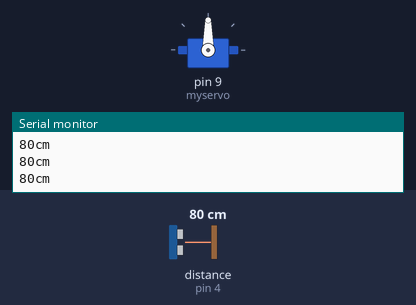
This sketch was run on a simulated Arduino Uno, built with avr-gcc and run on an emulated ATmega328P. Parts: servo, the last lines printed to the serial monitor. Wiring (inferred from the names in the program): ultrasonic range finder: trigger pin 2; echo pin 4. Inputs (shaded band) come from the test bench; at power-on: distance to the obstacle (sensor on pin 4) 80 cm. The echo pulse lasts 58.3 µs per cm.

Above: at 7.2 s.
7.3 s: distance to the obstacle (sensor on pin 4) set to 72 cm
At 7.79 s:
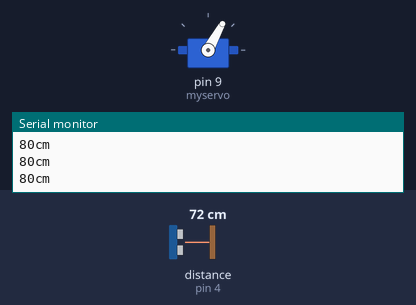
At 9.4 s:
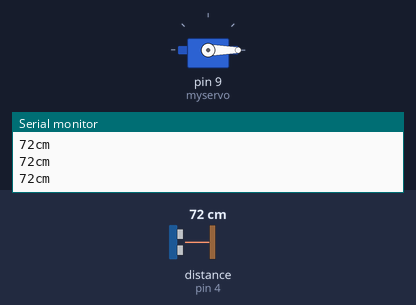
10.3 s: distance to the obstacle (sensor on pin 4) set to 2 cm
At 11.12 s:
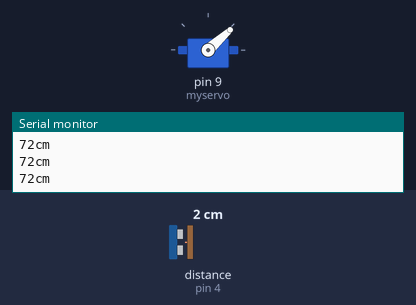
Timing chart, 0 to 13.3 s (numbered marks = the images above; inputs shaded):
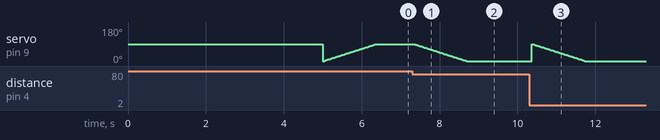

The sketch:

parking_slot.ino
```cpp
// code for detecting car using ultrasonic sensor
//and opening gate(servomotor)
 #include<Servo.h>

 Servo myservo;

 int pos=0;
 const int trig=2;
 const int echo=4;
 int pre=0,current=0;
 long duration,cm;

void setup() {
  // put your setup code here, to run once:
    myservo.attach(9);
    myservo.write(90);
    Serial.begin(9600);
}

void loop() {
  // put your main code here, to run repeatedly:
 pinMode(trig,OUTPUT);
 digitalWrite(trig,LOW);
 delayMicroseconds(2);
 digitalWrite(trig,HIGH);
 delayMicroseconds(10);
  digitalWrite(trig,LOW);

  pinMode(echo,INPUT);
  duration=pulseIn(echo,HIGH);
 pre=current;
  cm=microsecondsToCM(duration);
  current=cm;

  if(current < pre-3)
  {
    action_90_0();

  }
  if(current > pre+3)
  {
     delay(5000);
    action_0_90();

  }
  Serial.print(cm);
  Serial.print("cm");
  Serial.println();


  delay(100);
}

void action_0_90(){
  for(pos=0;pos<=90;pos+=1){
    myservo.write(pos);
    delay(15);
  }

}
void action_90_0(){
  for(pos=90;pos>=0;pos-=1){
    myservo.write(pos);
    delay(15);
  }

  }

long microsecondsToCM(long d){
  return d /29 /2;
}
```

Measured:
- the behaviour switches between 77 and 76 cm on distance to the obstacle (sensor on pin 4) (found by bisection; images 0 and 1)
- after the input at 7.3 s, servo on pin 9 (myservo): moves from 90° to 0° over 1.4 s, starting at once
